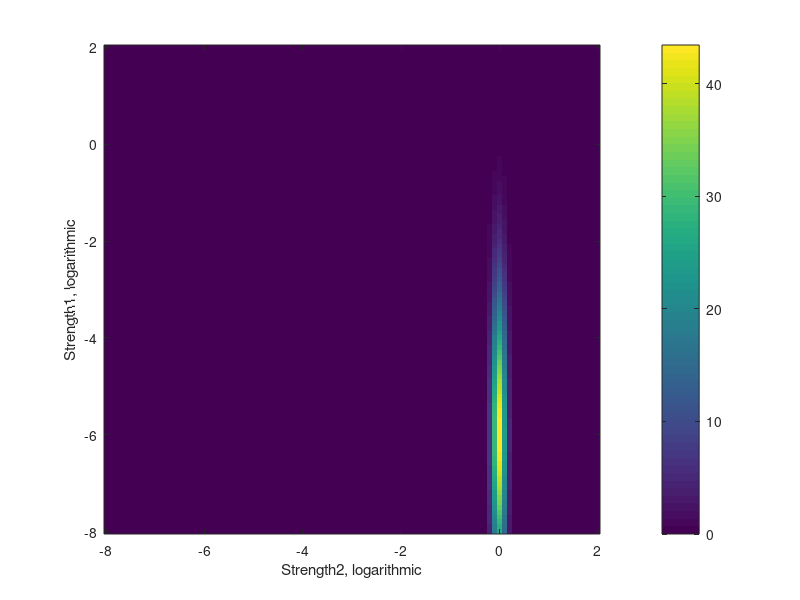

Reproduce this figure in MATLAB.
clf

hyperparameters=-8:0.1:2;

likelihood=zeros(length(hyperparameters));%Likelihood computed just looking at a certain parameter value, and not using a prior distribution.
mu1=-2;
mu2=0;
sigma1=2;
sigma2=.1;
for i=1:length(hyperparameters)
    for j=1:length(hyperparameters)
        likelihood(i,j) = lognpdf(exp(hyperparameters(i)),mu1,sigma1)*lognpdf(exp(hyperparameters(j)),mu2,sigma2);
    end
end

imagesc(hyperparameters,hyperparameters,likelihood)
colorbar
set(gca,'YDir','normal')
xlabel('Strength2, logarithmic')
ylabel('Strength1, logarithmic')